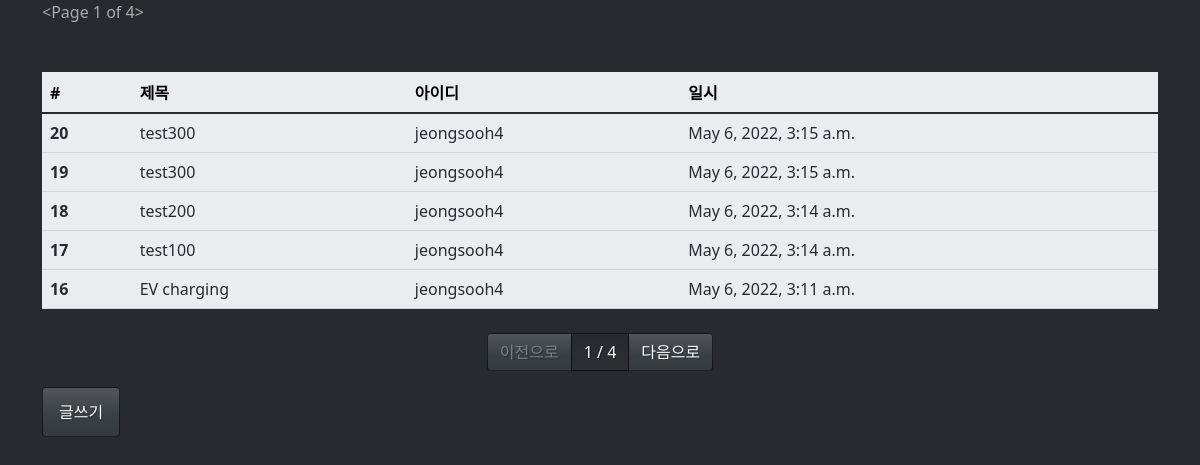
/board/list/, run on the app's committed database.
### board/models.py (models this page shows, shortened)
class Board(models.Model):
  title = models.CharField(max_length=128, verbose_name='제목')
  contents = models.TextField(verbose_name='내용')
  writer = models.ForeignKey('evuser.Evuser', on_delete=models.CASCADE, verbose_name='작성자')
  tags = models.ManyToManyField('tag.Tag', verbose_name='테그')
  register_dttm = models.DateTimeField(auto_now_add=True, verbose_name='등록시간')
  class Meta:
    db_table = 'evsp_board'
    verbose_name = '게시글'
    verbose_name_plural = '게시글'

### evuser/models.py (models this page shows)
class Evuser(models.Model):
  USER_STATUS = [
    ('CONTRACTED', '정상'),
    ('NOT_CONTRACTED', '해지'),
    ('STOPED', '유예'),
  ]
  USER_CATEGORY = [
    ('NORMAL', '일반'),
    ('GROUPED', '법인'),
    ('ETC', '기타'),
  ]
  username = models.CharField(max_length=64, verbose_name='사용자명')
  password = models.CharField(max_length=128, verbose_name='비밀번호')
  usernumber = models.CharField(max_length=64, verbose_name='회원번호')
  name = models.CharField(max_length=64, verbose_name='회원이름')
  email = models.EmailField(max_length=128, verbose_name='이메일')
  phone = models.CharField(max_length=64, verbose_name='전화번호')
  category = models.CharField(max_length=64,
    choices=USER_CATEGORY, default='NORMAL', verbose_name='회원구분')
  status = models.CharField(max_length=64,
    choices=USER_STATUS, default='CONTRACTED', verbose_name='회원상태')
  address = models.TextField(verbose_name='주소')
  register_dttm = models.DateTimeField(auto_now_add=True, verbose_name='등록시간')
  def __str__(self):
    return self.username
  class Meta:
    db_table = 'evsp_evuser'
    verbose_name = '사용자'
    verbose_name_plural = '사용자'

### board/views.py (the view)
# urls.py: path('list/', views.board_list),
def board_list(request):
  all_boards = Board.objects.all().order_by('-id')
  page = int(request.GET.get('p', 1))
  paginator = Paginator(all_boards, 5)
  boards = paginator.get_page(page)
  return render(request, 'board_list.html', {'boards': boards})

### board/templates/board_list.html
{% extends "base.html" %}
{% block contents %}
{{ boards }}
<div class="row mt-5">
  <div class="col-12">
    <table class="table table-light">
      <thead class="thead-light">
        <tr>
          <th>#</th>
          <th>제목</th>
          <th>아이디</th>
          <th>일시</th>
        </tr>
      </thead>
      <tbody class="text-dark">
        {% for board in boards %}
        <tr onclick="location.href='/board/detail/{{ board.id }}'">
          <th>{{ board.id }}</th>
          <td>{{ board.title }}</td>
          <td>{{ board.writer }}</td>
          <td>{{ board.register_dttm }}</td>
        </tr>
        {% endfor %}
      </tbody>
    </table>
  </div>
</div>
<div class="row mt-2">
  <div class="col-12">
    <nav>
      <ul class="pagination justify-content-center">
        {% if boards.has_previous %}
        <li class="page-item">
          <a href="?p={{ boards.previous_page_number }}" class="page-link">이전으로</a>
        </li>
        {% else %}
        <li class="page-item disabled">
          <a href="#" class="page-link">이전으로</a>
        </li>
        {% endif %}
        <li class="page-item active">
          <a href="#" class="page-link">{{ boards.number }} / {{ boards.paginator.num_pages }}</a>
        </li>
        {% if boards.has_next %}
        <li class="page-item">
          <a href="?p={{ boards.next_page_number }}" class="page-link">다음으로</a>
        </li>
        {% else %}
        <li class="page-item disabled">
          <a href="#" class="page-link">다음으로</a>
        </li>
        {% endif %}
      </ul>
    </nav>
  </div>
</div>
<div class="row">
  <div class="col-12">
    <button class="btn btn-primary" onclick="location.href='/board/write/'">글쓰기</button>
  </div>
</div>
{% endblock %}

### data on the page
Board: id "20", title "test300", writer "jeongsooh4", register_dttm "May 6, 2022, 3:15 a.m."
Board: id "19", title "test300", writer "jeongsooh4", register_dttm "May 6, 2022, 3:15 a.m."
Board: id "18", title "test200", writer "jeongsooh4", register_dttm "May 6, 2022, 3:14 a.m."
Board: id "17", title "test100", writer "jeongsooh4", register_dttm "May 6, 2022, 3:14 a.m."
Board: id "16", title "EV charging", writer "jeongsooh4", register_dttm "May 6, 2022, 3:11 a.m."

### other printed values
{{ boards }} "<Page 1 of 4>"
{{ boards.number }} "1"
{{ boards.paginator.num_pages }} "4"
